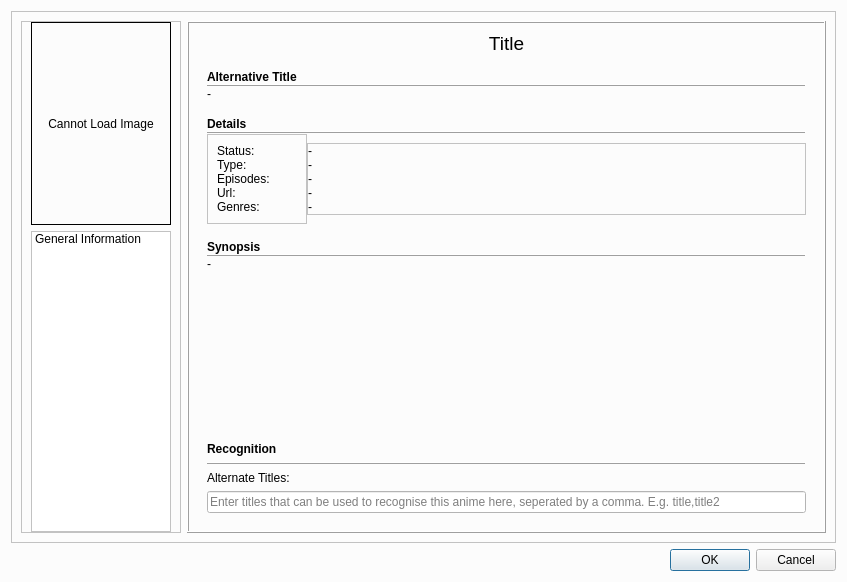
<?xml version="1.0" encoding="UTF-8"?>
<ui version="4.0">
 <class>Dialog_AnimeInformation</class>
 <widget class="QDialog" name="Dialog_AnimeInformation">
  <property name="windowModality">
   <enum>Qt::NonModal</enum>
  </property>
  <property name="geometry">
   <rect>
    <x>0</x>
    <y>0</y>
    <width>847</width>
    <height>582</height>
   </rect>
  </property>
  <property name="sizePolicy">
   <sizepolicy hsizetype="Fixed" vsizetype="Fixed">
    <horstretch>0</horstretch>
    <verstretch>0</verstretch>
   </sizepolicy>
  </property>
  <property name="minimumSize">
   <size>
    <width>847</width>
    <height>582</height>
   </size>
  </property>
  <property name="maximumSize">
   <size>
    <width>9999</width>
    <height>9999</height>
   </size>
  </property>
  <property name="palette">
   <palette>
    <active>
     <colorrole role="Base">
      <brush brushstyle="SolidPattern">
       <color alpha="255">
        <red>255</red>
        <green>255</green>
        <blue>255</blue>
       </color>
      </brush>
     </colorrole>
     <colorrole role="Window">
      <brush brushstyle="SolidPattern">
       <color alpha="255">
        <red>252</red>
        <green>252</green>
        <blue>252</blue>
       </color>
      </brush>
     </colorrole>
    </active>
    <inactive>
     <colorrole role="Base">
      <brush brushstyle="SolidPattern">
       <color alpha="255">
        <red>255</red>
        <green>255</green>
        <blue>255</blue>
       </color>
      </brush>
     </colorrole>
     <colorrole role="Window">
      <brush brushstyle="SolidPattern">
       <color alpha="255">
        <red>252</red>
        <green>252</green>
        <blue>252</blue>
       </color>
      </brush>
     </colorrole>
    </inactive>
    <disabled>
     <colorrole role="Base">
      <brush brushstyle="SolidPattern">
       <color alpha="255">
        <red>252</red>
        <green>252</green>
        <blue>252</blue>
       </color>
      </brush>
     </colorrole>
     <colorrole role="Window">
      <brush brushstyle="SolidPattern">
       <color alpha="255">
        <red>252</red>
        <green>252</green>
        <blue>252</blue>
       </color>
      </brush>
     </colorrole>
    </disabled>
   </palette>
  </property>
  <property name="font">
   <font>
    <pointsize>9</pointsize>
   </font>
  </property>
  <property name="contextMenuPolicy">
   <enum>Qt::PreventContextMenu</enum>
  </property>
  <property name="windowTitle">
   <string>Information</string>
  </property>
  <property name="windowIcon">
   <iconset resource="Resources.qrc">
    <normaloff>:/Resources/Icon.png</normaloff>:/Resources/Icon.png</iconset>
  </property>
  <layout class="QVBoxLayout" name="verticalLayout">
   <item>
    <widget class="QFrame" name="MainFrame">
     <property name="frameShape">
      <enum>QFrame::StyledPanel</enum>
     </property>
     <property name="frameShadow">
      <enum>QFrame::Raised</enum>
     </property>
     <layout class="QHBoxLayout" name="horizontalLayout">
      <item>
       <widget class="QFrame" name="ImageLayout">
        <property name="sizePolicy">
         <sizepolicy hsizetype="Fixed" vsizetype="Preferred">
          <horstretch>0</horstretch>
          <verstretch>0</verstretch>
         </sizepolicy>
        </property>
        <property name="frameShape">
         <enum>QFrame::StyledPanel</enum>
        </property>
        <property name="frameShadow">
         <enum>QFrame::Raised</enum>
        </property>
        <layout class="QVBoxLayout" name="verticalLayout_12">
         <property name="topMargin">
          <number>0</number>
         </property>
         <property name="bottomMargin">
          <number>0</number>
         </property>
         <item>
          <widget class="QLabel" name="ImageFrame">
           <property name="sizePolicy">
            <sizepolicy hsizetype="Fixed" vsizetype="Fixed">
             <horstretch>0</horstretch>
             <verstretch>0</verstretch>
            </sizepolicy>
           </property>
           <property name="minimumSize">
            <size>
             <width>140</width>
             <height>203</height>
            </size>
           </property>
           <property name="maximumSize">
            <size>
             <width>140</width>
             <height>203</height>
            </size>
           </property>
           <property name="frameShape">
            <enum>QFrame::Box</enum>
           </property>
           <property name="frameShadow">
            <enum>QFrame::Plain</enum>
           </property>
           <property name="lineWidth">
            <number>1</number>
           </property>
           <property name="text">
            <string>Cannot Load Image</string>
           </property>
           <property name="textFormat">
            <enum>Qt::AutoText</enum>
           </property>
           <property name="scaledContents">
            <bool>true</bool>
           </property>
           <property name="alignment">
            <set>Qt::AlignCenter</set>
           </property>
           <property name="wordWrap">
            <bool>true</bool>
           </property>
           <property name="indent">
            <number>-1</number>
           </property>
           <property name="textInteractionFlags">
            <set>Qt::NoTextInteraction</set>
           </property>
          </widget>
         </item>
         <item>
          <widget class="QListWidget" name="ActionListWidget">
           <property name="sizePolicy">
            <sizepolicy hsizetype="Fixed" vsizetype="Expanding">
             <horstretch>0</horstretch>
             <verstretch>0</verstretch>
            </sizepolicy>
           </property>
           <property name="minimumSize">
            <size>
             <width>140</width>
             <height>0</height>
            </size>
           </property>
           <property name="maximumSize">
            <size>
             <width>140</width>
             <height>16777215</height>
            </size>
           </property>
           <property name="horizontalScrollBarPolicy">
            <enum>Qt::ScrollBarAlwaysOff</enum>
           </property>
           <property name="editTriggers">
            <set>QAbstractItemView::NoEditTriggers</set>
           </property>
           <property name="alternatingRowColors">
            <bool>true</bool>
           </property>
           <property name="selectionBehavior">
            <enum>QAbstractItemView::SelectRows</enum>
           </property>
           <property name="viewMode">
            <enum>QListView::ListMode</enum>
           </property>
           <property name="uniformItemSizes">
            <bool>true</bool>
           </property>
           <property name="sortingEnabled">
            <bool>false</bool>
           </property>
           <item>
            <property name="text">
             <string>General Information</string>
            </property>
            <property name="flags">
             <set>ItemIsSelectable|ItemIsEnabled</set>
            </property>
           </item>
          </widget>
         </item>
        </layout>
       </widget>
      </item>
      <item>
       <widget class="QFrame" name="InformationFrame">
        <property name="frameShape">
         <enum>QFrame::Box</enum>
        </property>
        <property name="frameShadow">
         <enum>QFrame::Raised</enum>
        </property>
        <layout class="QVBoxLayout" name="verticalLayout_3">
         <item>
          <widget class="QLabel" name="Title">
           <property name="sizePolicy">
            <sizepolicy hsizetype="Preferred" vsizetype="Fixed">
             <horstretch>0</horstretch>
             <verstretch>0</verstretch>
            </sizepolicy>
           </property>
           <property name="font">
            <font>
             <pointsize>14</pointsize>
            </font>
           </property>
           <property name="text">
            <string>Title</string>
           </property>
           <property name="scaledContents">
            <bool>false</bool>
           </property>
           <property name="alignment">
            <set>Qt::AlignCenter</set>
           </property>
           <property name="wordWrap">
            <bool>true</bool>
           </property>
           <property name="textInteractionFlags">
            <set>Qt::LinksAccessibleByMouse|Qt::TextSelectableByKeyboard|Qt::TextSelectableByMouse</set>
           </property>
          </widget>
         </item>
         <item>
          <widget class="QStackedWidget" name="stackedWidget">
           <property name="currentIndex">
            <number>0</number>
           </property>
           <widget class="QWidget" name="GeneralInfo">
            <layout class="QVBoxLayout" name="verticalLayout_2">
             <item>
              <layout class="QVBoxLayout" name="AlternativeTitleLayout">
               <property name="spacing">
                <number>0</number>
               </property>
               <property name="sizeConstraint">
                <enum>QLayout::SetDefaultConstraint</enum>
               </property>
               <property name="topMargin">
                <number>0</number>
               </property>
               <property name="bottomMargin">
                <number>0</number>
               </property>
               <item>
                <widget class="QLabel" name="AlternativeTitleLabel">
                 <property name="sizePolicy">
                  <sizepolicy hsizetype="Preferred" vsizetype="Fixed">
                   <horstretch>0</horstretch>
                   <verstretch>0</verstretch>
                  </sizepolicy>
                 </property>
                 <property name="font">
                  <font>
                   <weight>75</weight>
                   <bold>true</bold>
                  </font>
                 </property>
                 <property name="text">
                  <string>Alternative Title</string>
                 </property>
                </widget>
               </item>
               <item>
                <widget class="Line" name="AlternativeSplitter">
                 <property name="frameShadow">
                  <enum>QFrame::Raised</enum>
                 </property>
                 <property name="orientation">
                  <enum>Qt::Horizontal</enum>
                 </property>
                </widget>
               </item>
               <item>
                <widget class="QLabel" name="AlternativeTitle">
                 <property name="sizePolicy">
                  <sizepolicy hsizetype="Preferred" vsizetype="Fixed">
                   <horstretch>0</horstretch>
                   <verstretch>0</verstretch>
                  </sizepolicy>
                 </property>
                 <property name="text">
                  <string>-</string>
                 </property>
                 <property name="margin">
                  <number>2</number>
                 </property>
                 <property name="textInteractionFlags">
                  <set>Qt::LinksAccessibleByMouse|Qt::TextSelectableByMouse</set>
                 </property>
                </widget>
               </item>
              </layout>
             </item>
             <item>
              <spacer name="verticalSpacer">
               <property name="orientation">
                <enum>Qt::Vertical</enum>
               </property>
               <property name="sizeType">
                <enum>QSizePolicy::Fixed</enum>
               </property>
               <property name="sizeHint" stdset="0">
                <size>
                 <width>20</width>
                 <height>10</height>
                </size>
               </property>
              </spacer>
             </item>
             <item>
              <layout class="QVBoxLayout" name="DetailsLayout">
               <property name="spacing">
                <number>0</number>
               </property>
               <property name="bottomMargin">
                <number>0</number>
               </property>
               <item>
                <widget class="QLabel" name="DetailsLabel">
                 <property name="sizePolicy">
                  <sizepolicy hsizetype="Preferred" vsizetype="Fixed">
                   <horstretch>0</horstretch>
                   <verstretch>0</verstretch>
                  </sizepolicy>
                 </property>
                 <property name="font">
                  <font>
                   <weight>75</weight>
                   <bold>true</bold>
                  </font>
                 </property>
                 <property name="text">
                  <string>Details</string>
                 </property>
                </widget>
               </item>
               <item>
                <widget class="Line" name="DetailsSplitter">
                 <property name="frameShadow">
                  <enum>QFrame::Raised</enum>
                 </property>
                 <property name="orientation">
                  <enum>Qt::Horizontal</enum>
                 </property>
                </widget>
               </item>
               <item>
                <layout class="QHBoxLayout" name="horizontalLayout_5">
                 <item>
                  <widget class="QFrame" name="DetailsSpecificLabelFrame">
                   <property name="sizePolicy">
                    <sizepolicy hsizetype="Fixed" vsizetype="Preferred">
                     <horstretch>0</horstretch>
                     <verstretch>0</verstretch>
                    </sizepolicy>
                   </property>
                   <property name="minimumSize">
                    <size>
                     <width>100</width>
                     <height>0</height>
                    </size>
                   </property>
                   <property name="maximumSize">
                    <size>
                     <width>100</width>
                     <height>16777215</height>
                    </size>
                   </property>
                   <property name="frameShape">
                    <enum>QFrame::StyledPanel</enum>
                   </property>
                   <property name="frameShadow">
                    <enum>QFrame::Raised</enum>
                   </property>
                   <layout class="QHBoxLayout" name="horizontalLayout_2">
                    <item>
                     <layout class="QVBoxLayout" name="verticalLayout_5">
                      <property name="spacing">
                       <number>0</number>
                      </property>
                      <item>
                       <widget class="QLabel" name="label">
                        <property name="text">
                         <string>Status:</string>
                        </property>
                       </widget>
                      </item>
                      <item>
                       <widget class="QLabel" name="label_2">
                        <property name="text">
                         <string>Type:</string>
                        </property>
                       </widget>
                      </item>
                      <item>
                       <widget class="QLabel" name="label_3">
                        <property name="text">
                         <string>Episodes:</string>
                        </property>
                       </widget>
                      </item>
                      <item>
                       <widget class="QLabel" name="label_4">
                        <property name="text">
                         <string>Url:</string>
                        </property>
                       </widget>
                      </item>
                      <item>
                       <widget class="QLabel" name="label_5">
                        <property name="text">
                         <string>Genres:</string>
                        </property>
                       </widget>
                      </item>
                     </layout>
                    </item>
                   </layout>
                  </widget>
                 </item>
                 <item>
                  <widget class="QFrame" name="DetailsSpecificFrame">
                   <property name="sizePolicy">
                    <sizepolicy hsizetype="Preferred" vsizetype="Fixed">
                     <horstretch>0</horstretch>
                     <verstretch>0</verstretch>
                    </sizepolicy>
                   </property>
                   <property name="minimumSize">
                    <size>
                     <width>0</width>
                     <height>0</height>
                    </size>
                   </property>
                   <property name="maximumSize">
                    <size>
                     <width>9999999</width>
                     <height>16777215</height>
                    </size>
                   </property>
                   <property name="frameShape">
                    <enum>QFrame::StyledPanel</enum>
                   </property>
                   <property name="frameShadow">
                    <enum>QFrame::Raised</enum>
                   </property>
                   <layout class="QHBoxLayout" name="horizontalLayout_4">
                    <property name="spacing">
                     <number>0</number>
                    </property>
                    <property name="leftMargin">
                     <number>0</number>
                    </property>
                    <property name="topMargin">
                     <number>0</number>
                    </property>
                    <property name="rightMargin">
                     <number>0</number>
                    </property>
                    <property name="bottomMargin">
                     <number>0</number>
                    </property>
                    <item>
                     <layout class="QVBoxLayout" name="verticalLayout_10">
                      <property name="spacing">
                       <number>0</number>
                      </property>
                      <property name="rightMargin">
                       <number>0</number>
                      </property>
                      <item>
                       <widget class="QLabel" name="Status">
                        <property name="text">
                         <string>-</string>
                        </property>
                       </widget>
                      </item>
                      <item>
                       <widget class="QLabel" name="Type">
                        <property name="text">
                         <string>-</string>
                        </property>
                       </widget>
                      </item>
                      <item>
                       <widget class="QLabel" name="Episodes">
                        <property name="text">
                         <string>-</string>
                        </property>
                       </widget>
                      </item>
                      <item>
                       <widget class="QLabel" name="Url">
                        <property name="text">
                         <string>-</string>
                        </property>
                        <property name="openExternalLinks">
                         <bool>true</bool>
                        </property>
                       </widget>
                      </item>
                      <item>
                       <widget class="QLabel" name="Genres">
                        <property name="text">
                         <string>-</string>
                        </property>
                       </widget>
                      </item>
                     </layout>
                    </item>
                   </layout>
                  </widget>
                 </item>
                </layout>
               </item>
              </layout>
             </item>
             <item>
              <spacer name="verticalSpacer_2">
               <property name="orientation">
                <enum>Qt::Vertical</enum>
               </property>
               <property name="sizeType">
                <enum>QSizePolicy::Fixed</enum>
               </property>
               <property name="sizeHint" stdset="0">
                <size>
                 <width>20</width>
                 <height>10</height>
                </size>
               </property>
              </spacer>
             </item>
             <item>
              <layout class="QVBoxLayout" name="SynopsisLayout">
               <property name="spacing">
                <number>0</number>
               </property>
               <property name="topMargin">
                <number>0</number>
               </property>
               <property name="bottomMargin">
                <number>0</number>
               </property>
               <item>
                <widget class="QLabel" name="SynopsisLabel">
                 <property name="sizePolicy">
                  <sizepolicy hsizetype="Preferred" vsizetype="Fixed">
                   <horstretch>0</horstretch>
                   <verstretch>0</verstretch>
                  </sizepolicy>
                 </property>
                 <property name="font">
                  <font>
                   <weight>75</weight>
                   <bold>true</bold>
                  </font>
                 </property>
                 <property name="text">
                  <string>Synopsis</string>
                 </property>
                </widget>
               </item>
               <item>
                <widget class="Line" name="SynopsisSplitter">
                 <property name="frameShadow">
                  <enum>QFrame::Raised</enum>
                 </property>
                 <property name="orientation">
                  <enum>Qt::Horizontal</enum>
                 </property>
                </widget>
               </item>
               <item>
                <widget class="QLabel" name="Synopsis">
                 <property name="sizePolicy">
                  <sizepolicy hsizetype="Preferred" vsizetype="Expanding">
                   <horstretch>0</horstretch>
                   <verstretch>0</verstretch>
                  </sizepolicy>
                 </property>
                 <property name="text">
                  <string>-</string>
                 </property>
                 <property name="scaledContents">
                  <bool>true</bool>
                 </property>
                 <property name="alignment">
                  <set>Qt::AlignLeading|Qt::AlignLeft|Qt::AlignTop</set>
                 </property>
                 <property name="wordWrap">
                  <bool>true</bool>
                 </property>
                 <property name="margin">
                  <number>2</number>
                 </property>
                 <property name="openExternalLinks">
                  <bool>false</bool>
                 </property>
                 <property name="textInteractionFlags">
                  <set>Qt::LinksAccessibleByMouse|Qt::TextSelectableByMouse</set>
                 </property>
                </widget>
               </item>
              </layout>
             </item>
             <item>
              <layout class="QVBoxLayout" name="verticalLayout_7">
               <item>
                <widget class="QLabel" name="AlternativeTitleLabel_3">
                 <property name="sizePolicy">
                  <sizepolicy hsizetype="Preferred" vsizetype="Fixed">
                   <horstretch>0</horstretch>
                   <verstretch>0</verstretch>
                  </sizepolicy>
                 </property>
                 <property name="font">
                  <font>
                   <weight>75</weight>
                   <bold>true</bold>
                  </font>
                 </property>
                 <property name="text">
                  <string>Recognition</string>
                 </property>
                </widget>
               </item>
               <item>
                <widget class="Line" name="AlternativeSplitter_3">
                 <property name="frameShadow">
                  <enum>QFrame::Raised</enum>
                 </property>
                 <property name="orientation">
                  <enum>Qt::Horizontal</enum>
                 </property>
                </widget>
               </item>
               <item>
                <layout class="QVBoxLayout" name="verticalLayout_6">
                 <item>
                  <widget class="QLabel" name="label_9">
                   <property name="sizePolicy">
                    <sizepolicy hsizetype="Preferred" vsizetype="Fixed">
                     <horstretch>0</horstretch>
                     <verstretch>0</verstretch>
                    </sizepolicy>
                   </property>
                   <property name="text">
                    <string>Alternate Titles:</string>
                   </property>
                  </widget>
                 </item>
                 <item>
                  <widget class="QLineEdit" name="AlternateRecognitionTitles">
                   <property name="maxLength">
                    <number>999999999</number>
                   </property>
                   <property name="placeholderText">
                    <string>Enter titles that can be used to recognise this anime here, seperated by a comma. E.g. title,title2</string>
                   </property>
                  </widget>
                 </item>
                </layout>
               </item>
              </layout>
             </item>
            </layout>
           </widget>
           <widget class="QWidget" name="UserInfo">
            <layout class="QVBoxLayout" name="verticalLayout_8">
             <item>
              <layout class="QVBoxLayout" name="verticalLayout_4">
               <item>
                <widget class="QLabel" name="AlternativeTitleLabel_2">
                 <property name="sizePolicy">
                  <sizepolicy hsizetype="Preferred" vsizetype="Fixed">
                   <horstretch>0</horstretch>
                   <verstretch>0</verstretch>
                  </sizepolicy>
                 </property>
                 <property name="font">
                  <font>
                   <weight>75</weight>
                   <bold>true</bold>
                  </font>
                 </property>
                 <property name="text">
                  <string>My Info</string>
                 </property>
                </widget>
               </item>
               <item>
                <widget class="Line" name="AlternativeSplitter_2">
                 <property name="frameShadow">
                  <enum>QFrame::Raised</enum>
                 </property>
                 <property name="orientation">
                  <enum>Qt::Horizontal</enum>
                 </property>
                </widget>
               </item>
               <item>
                <layout class="QGridLayout" name="gridLayout">
                 <item row="2" column="0">
                  <layout class="QHBoxLayout" name="horizontalLayout_6">
                   <item>
                    <widget class="QLabel" name="label_7">
                     <property name="sizePolicy">
                      <sizepolicy hsizetype="Fixed" vsizetype="Fixed">
                       <horstretch>0</horstretch>
                       <verstretch>0</verstretch>
                      </sizepolicy>
                     </property>
                     <property name="text">
                      <string>Status:</string>
                     </property>
                    </widget>
                   </item>
                   <item>
                    <widget class="QComboBox" name="StatusComboBox">
                     <item>
                      <property name="text">
                       <string>Currently watching</string>
                      </property>
                     </item>
                     <item>
                      <property name="text">
                       <string>Completed</string>
                      </property>
                     </item>
                     <item>
                      <property name="text">
                       <string>On hold</string>
                      </property>
                     </item>
                     <item>
                      <property name="text">
                       <string>Plan to watch</string>
                      </property>
                     </item>
                     <item>
                      <property name="text">
                       <string>Dropped</string>
                      </property>
                     </item>
                    </widget>
                   </item>
                   <item>
                    <spacer name="horizontalSpacer_3">
                     <property name="orientation">
                      <enum>Qt::Horizontal</enum>
                     </property>
                     <property name="sizeType">
                      <enum>QSizePolicy::Fixed</enum>
                     </property>
                     <property name="sizeHint" stdset="0">
                      <size>
                       <width>40</width>
                       <height>20</height>
                      </size>
                     </property>
                    </spacer>
                   </item>
                  </layout>
                 </item>
                 <item row="2" column="1">
                  <layout class="QHBoxLayout" name="horizontalLayout_7">
                   <item>
                    <widget class="QLabel" name="label_8">
                     <property name="sizePolicy">
                      <sizepolicy hsizetype="Fixed" vsizetype="Fixed">
                       <horstretch>0</horstretch>
                       <verstretch>0</verstretch>
                      </sizepolicy>
                     </property>
                     <property name="text">
                      <string>Score:</string>
                     </property>
                    </widget>
                   </item>
                   <item>
                    <widget class="QComboBox" name="ScoreComboBox">
                     <item>
                      <property name="text">
                       <string>-</string>
                      </property>
                     </item>
                     <item>
                      <property name="text">
                       <string>0.5</string>
                      </property>
                     </item>
                     <item>
                      <property name="text">
                       <string>1.0</string>
                      </property>
                     </item>
                     <item>
                      <property name="text">
                       <string>1.5</string>
                      </property>
                     </item>
                     <item>
                      <property name="text">
                       <string>2.0</string>
                      </property>
                     </item>
                     <item>
                      <property name="text">
                       <string>2.5</string>
                      </property>
                     </item>
                     <item>
                      <property name="text">
                       <string>3.0</string>
                      </property>
                     </item>
                     <item>
                      <property name="text">
                       <string>3.5</string>
                      </property>
                     </item>
                     <item>
                      <property name="text">
                       <string>4.0</string>
                      </property>
                     </item>
                     <item>
                      <property name="text">
                       <string>4.5</string>
                      </property>
                     </item>
                     <item>
                      <property name="text">
                       <string>5.0</string>
                      </property>
                     </item>
                    </widget>
                   </item>
                  </layout>
                 </item>
                 <item row="0" column="0">
                  <layout class="QHBoxLayout" name="horizontalLayout_3">
                   <item>
                    <widget class="QLabel" name="label_6">
                     <property name="sizePolicy">
                      <sizepolicy hsizetype="Fixed" vsizetype="Fixed">
                       <horstretch>0</horstretch>
                       <verstretch>0</verstretch>
                      </sizepolicy>
                     </property>
                     <property name="text">
                      <string>Episodes Watched: </string>
                     </property>
                    </widget>
                   </item>
                   <item>
                    <widget class="QSpinBox" name="EpisodeSpinBox">
                     <property name="sizePolicy">
                      <sizepolicy hsizetype="Expanding" vsizetype="Fixed">
                       <horstretch>0</horstretch>
                       <verstretch>0</verstretch>
                      </sizepolicy>
                     </property>
                    </widget>
                   </item>
                   <item>
                    <spacer name="horizontalSpacer">
                     <property name="orientation">
                      <enum>Qt::Horizontal</enum>
                     </property>
                     <property name="sizeType">
                      <enum>QSizePolicy::Fixed</enum>
                     </property>
                     <property name="sizeHint" stdset="0">
                      <size>
                       <width>40</width>
                       <height>20</height>
                      </size>
                     </property>
                    </spacer>
                   </item>
                  </layout>
                 </item>
                 <item row="0" column="1">
                  <widget class="QCheckBox" name="RewatchingCheckBox">
                   <property name="text">
                    <string>Rewatching</string>
                   </property>
                  </widget>
                 </item>
                 <item row="0" column="2">
                  <spacer name="horizontalSpacer_2">
                   <property name="orientation">
                    <enum>Qt::Horizontal</enum>
                   </property>
                   <property name="sizeHint" stdset="0">
                    <size>
                     <width>40</width>
                     <height>20</height>
                    </size>
                   </property>
                  </spacer>
                 </item>
                 <item row="1" column="0">
                  <spacer name="verticalSpacer_5">
                   <property name="orientation">
                    <enum>Qt::Vertical</enum>
                   </property>
                   <property name="sizeType">
                    <enum>QSizePolicy::Fixed</enum>
                   </property>
                   <property name="sizeHint" stdset="0">
                    <size>
                     <width>10</width>
                     <height>10</height>
                    </size>
                   </property>
                  </spacer>
                 </item>
                </layout>
               </item>
              </layout>
             </item>
             <item>
              <spacer name="verticalSpacer_3">
               <property name="orientation">
                <enum>Qt::Vertical</enum>
               </property>
               <property name="sizeHint" stdset="0">
                <size>
                 <width>20</width>
                 <height>40</height>
                </size>
               </property>
              </spacer>
             </item>
            </layout>
           </widget>
          </widget>
         </item>
        </layout>
       </widget>
      </item>
     </layout>
    </widget>
   </item>
   <item>
    <widget class="QDialogButtonBox" name="MainButtonBox">
     <property name="orientation">
      <enum>Qt::Horizontal</enum>
     </property>
     <property name="standardButtons">
      <set>QDialogButtonBox::Cancel|QDialogButtonBox::Ok</set>
     </property>
    </widget>
   </item>
  </layout>
 </widget>
 <resources>
  <include location="Resources.qrc"/>
 </resources>
 <connections>
  <connection>
   <sender>MainButtonBox</sender>
   <signal>accepted()</signal>
   <receiver>Dialog_AnimeInformation</receiver>
   <slot>accept()</slot>
   <hints>
    <hint type="sourcelabel">
     <x>248</x>
     <y>254</y>
    </hint>
    <hint type="destinationlabel">
     <x>157</x>
     <y>274</y>
    </hint>
   </hints>
  </connection>
  <connection>
   <sender>MainButtonBox</sender>
   <signal>rejected()</signal>
   <receiver>Dialog_AnimeInformation</receiver>
   <slot>reject()</slot>
   <hints>
    <hint type="sourcelabel">
     <x>316</x>
     <y>260</y>
    </hint>
    <hint type="destinationlabel">
     <x>286</x>
     <y>274</y>
    </hint>
   </hints>
  </connection>
 </connections>
</ui>
